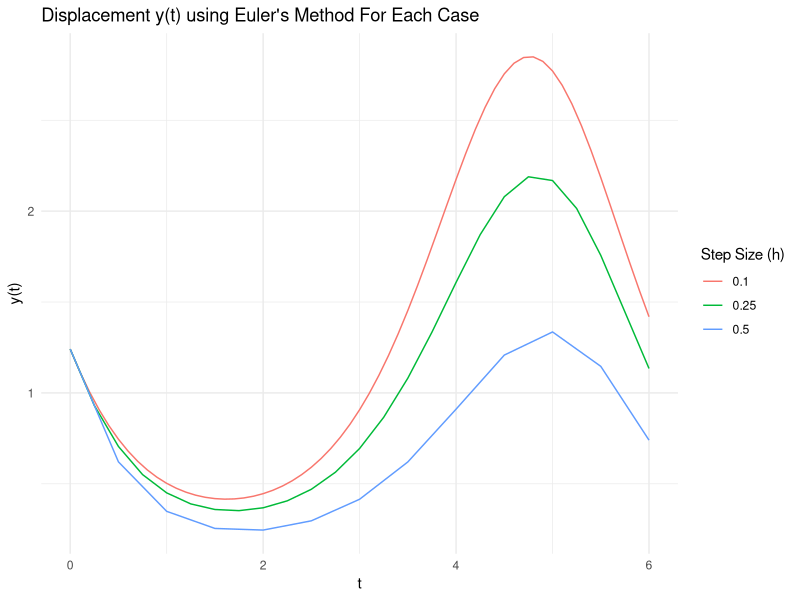

This chart was generated by the following R code: (Note: this script raises an error after producing the figure.)
#Ruan
# Function implementing Euler's method
euler_method <- function(f, y0, t0, t_end, h) {
  t_values <- seq(t0, t_end, by = h)
  y_values <- numeric(length(t_values))
  y_values[1] <- y0
  
  for (i in 1:(length(t_values) - 1)) {
    y_values[i + 1] <- y_values[i] + h * f(t_values[i], y_values[i])
  }
  
  return(data.frame(t = t_values, y = y_values))
}

# Function representing the ODE y' = -y * cos(t)
ode_function <- function(t, y) {
  -y * cos(t)
}

# Initial conditions and parameters
y0 <- 1.241
t0 <- 0
t_end <- 6

# Calculate y(t) for different step sizes
h_values <- c(0.5, 0.25, 0.1)
solutions <- lapply(h_values, function(h) euler_method(ode_function, y0, t0, t_end, h))

# Plot the results
library(ggplot2)

plot_data <- do.call(rbind, lapply(1:length(h_values), function(i) {
  data <- solutions[[i]]
  data$h <- h_values[i]
  data
}))

ggplot(plot_data, aes(x = t, y = y, color = factor(h), group = h)) +
  geom_line() +
  labs(title = "Displacement y(t) using Euler's Method For Each Case",
       x = "t",
       y = "y(t)",
       color = "Step Size (h)") +
  theme_minimal()

#step 3:

# Exact solution function
#exact_solution <- function(t) {
 # 0.5 * exp(sin(2 * exp(-sin(t))))
#}

# Calculate exact values for comparison
#t_exact <- seq(t0, t_end, by = 0.01)
#y_exact <- exact_solution(t_exact)

# Plot the exact solution
#ggplot(data.frame(t = t_exact, y = y_exact), aes(x = t, y = y)) +
  #geom_line(color = "black") +
  #labs(title = "Exact Displacement y(t)",
   #    x = "t",
   #    y = "y(t)") +
  #theme_minimal()

# Calculate errors for h = 0.5
# Load necessary library
library(ggplot2)

# Exact solution function based on the given formula
solution <- function(t) {
  0.5 * exp(sin(2 * exp(-sin(t))))
}

# Function implementing Euler's method
euler_method <- function(f, y0, t0, t_end, h) {
  t_values <- seq(t0, t_end, by = h)
  y_values <- numeric(length(t_values))
  y_values[1] <- y0
  
  for (i in 1:(length(t_values) - 1)) {
    y_values[i + 1] <- y_values[i] + h * f(t_values[i], y_values[i])
  }
  
  return(data.frame(t = t_values, y = y_values))
}

# Calculate the exact solution values for comparison
y_exact_0.5 <- solution(t_0.5)

# Calculate absolute and relative errors
absolute_error <- abs(y_exact_0.5 - y_0.5)
relative_error <- absolute_error / abs(y_exact_0.5)

# Create data frame for errors
error_data <- data.frame(t = t_0.5, absolute_error = absolute_error, relative_error = relative_error)

# Plot the errors
ggplot(error_data, aes(x = t)) +
  geom_line(aes(y = absolute_error, color = "Absolute Error")) +
  geom_line(aes(y = relative_error, color = "Relative Error")) +
  labs(title = "Errors for Euler's Method (h = 0.5)",
       x = "t",
       y = "Error",
       color = "Error Type") +
  theme_minimal()
